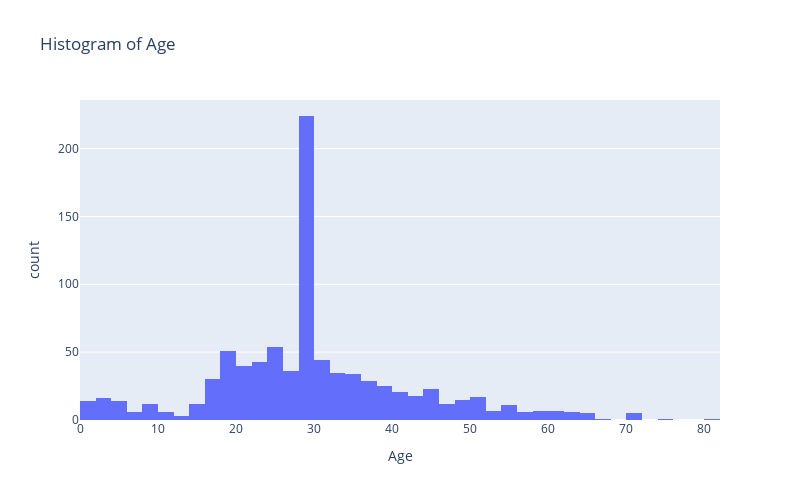

The cell this chart's notebook holds for it:
### Code cell
import plotly.express as px
fig = px.histogram(titanic, x="Age",
                   title="Histogram of Age",
                   width=800, height=500)
fig.show()

### Figure 1 — Plotly figure (JSON) as saved in the notebook; plotly's stock layout.template omitted (floating-point values rounded to 4 significant figures; data arrays with more than 128 entries replaced by an {"elided": "..."} marker saying what was removed)
{"data": [{"alignmentgroup": "True", "bingroup": "x", "hovertemplate": "Age=%{x}<br>count=%{y}<extra></extra>", "legendgroup": "", "marker": {"color": "#636efa"}, "name": "", "offsetgroup": "", "orientation": "v", "showlegend": false, "type": "histogram", "x": {"elided": "891 mixed values"}, "xaxis": "x", "yaxis": "y"}], "layout": {"barmode": "relative", "height": 500, "legend": {"tracegroupgap": 0}, "title": {"text": "Histogram of Age"}, "width": 800, "xaxis": {"anchor": "y", "domain": [0, 1], "title": {"text": "Age"}}, "yaxis": {"anchor": "x", "domain": [0, 1], "title": {"text": "count"}}}}
